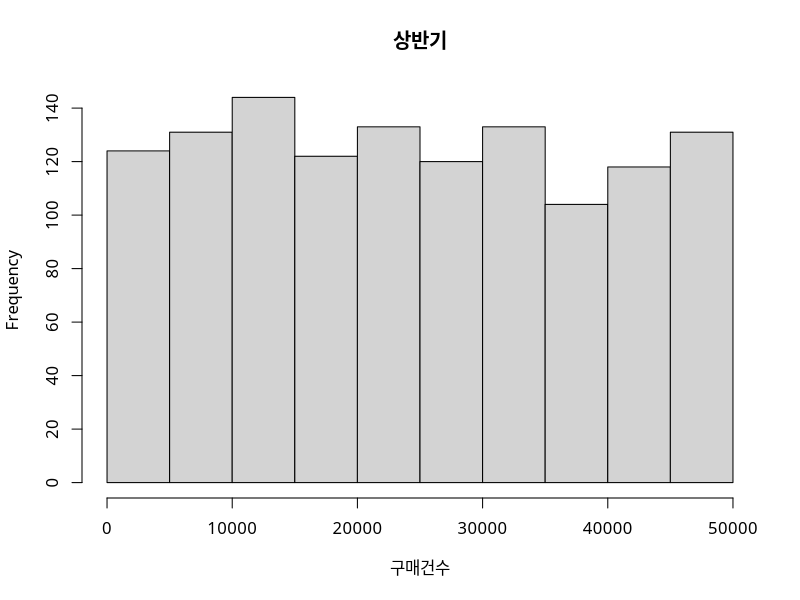
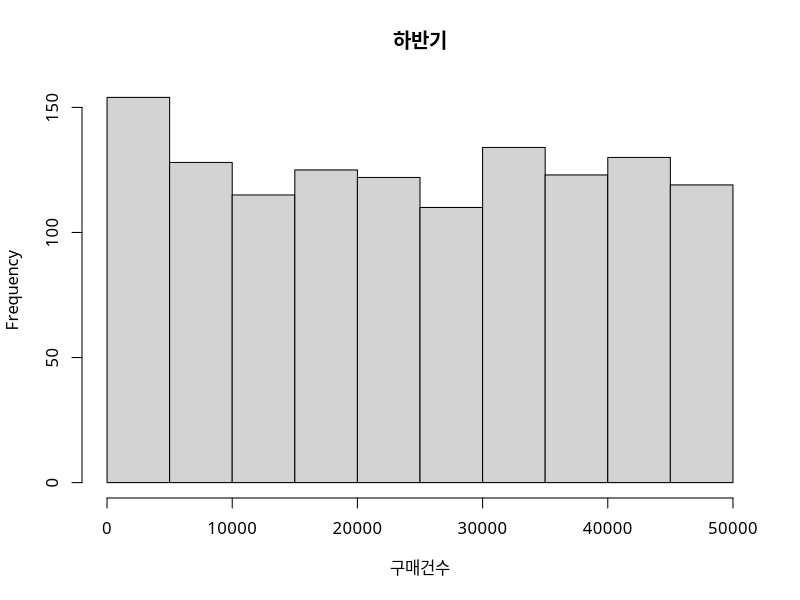
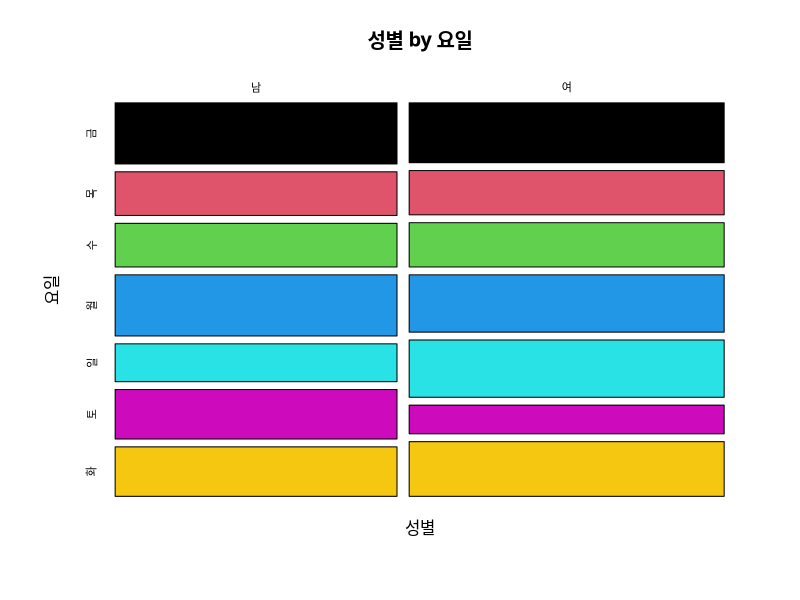
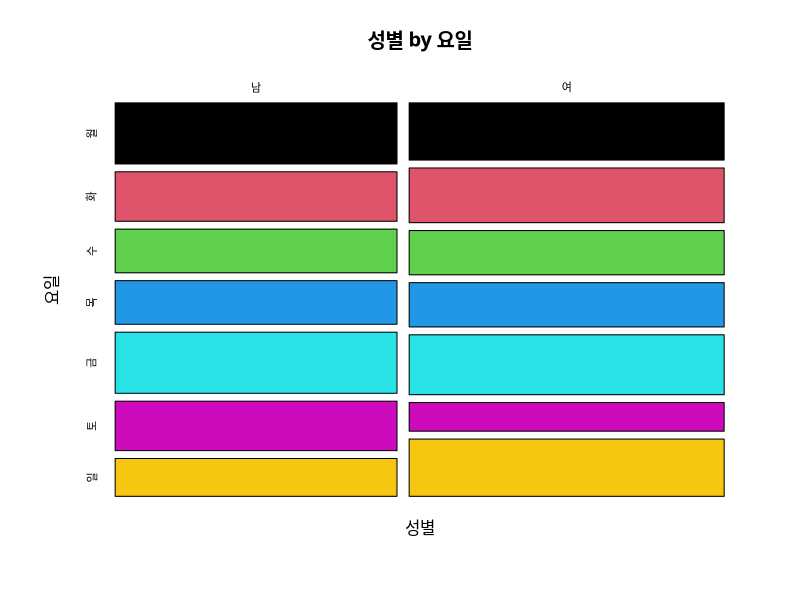

Recreate these plots in R, in order.
## ---- chunk 1
par(family="NanumGothic")
setwd("/Users/kimhyungjun/Dropbox/repo/r_basic/html")
df <- read.csv("data/salesC.csv", fileEncoding = "CP949")
## ---- chunk 2
table(df$성별)
table(df$요일)
table(df$점포)
## ---- chunk 3
df.first <- subset(df, 매출월 <= 6 )
mean(df.first$구매건수)
df.latter <- subset(df, 매출월 > 6 )
mean(df.latter$구매건수)
## ---- chunk 4
hist(df.first$구매건수, xlab = "구매건수", main = "상반기")
## ---- chunk 5
hist(df.latter$구매건수, xlab = "구매건수", main = "하반기")
## ---- chunk 6
var.test(df.first$구매건수, df.latter$구매건수)
## ---- chunk 7
t.test(df.first$구매건수, df.latter$구매건수)
## ---- chunk 8
df.high <- df[df$구매건수 >= quantile(df$구매건수, probs = .9), ]
mosaicplot(df.high$성별 ~ df.high$요일, 
           main="성별 by 요일", shade=F, 
           color = 1:7, xlab="성별", ylab="요일")
## ---- chunk 9
mosaicplot(df.high$성별 ~ factor(df.high$요일, levels=c("월", "화", "수", "목", "금", "토", "일")), 
           main="성별 by 요일", shade=F, 
           color = 1:7, xlab="성별", ylab="요일")
## ---- chunk 10
df.sunday <- subset(df, 요일 ==  "일")
## ---- chunk 11
var.test(구매건수 ~ 성별,  df.sunday)
## ---- chunk 12
t.test(구매건수 ~ 성별, df.sunday)
## ---- chunk 13
df.month <- sapply(split(df, df$점포), function(x) x$구매건수)
cor(df.month)
